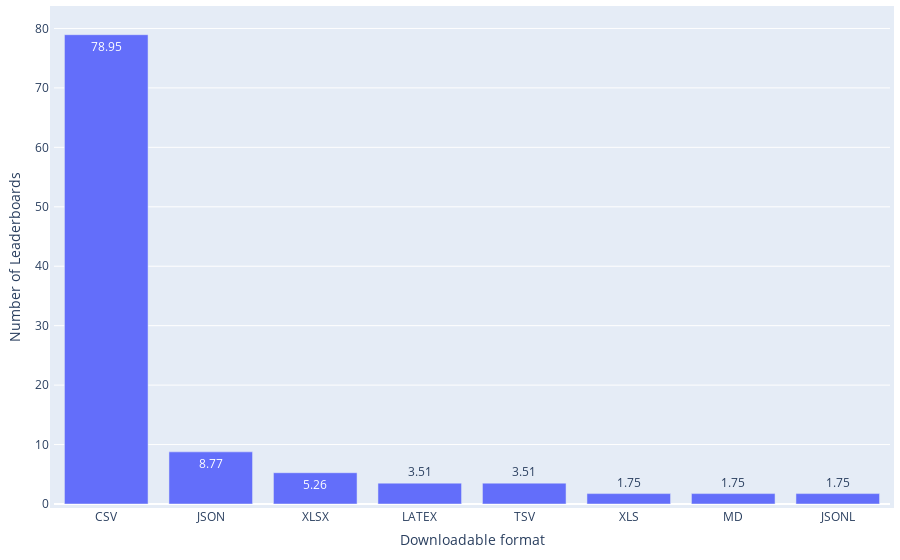

Source (notebook cell):
### Code cell
df = pd.read_csv(path_meta / 'leaderboard_processed.csv')
df['Downloadable format'] = df['Downloadable format'].apply(ast.literal_eval)
print(f"{round(len(df[df['Downloadable format'].map(len) > 0])/len(df)*100,2)}% ({len(df[df['Downloadable format'].map(len) > 0])} out of {len(df)}) leaderboard systems provide downloadable format of the leaderboards.")

df = df[df['Downloadable format'].map(len) > 0]
df_split = df.explode('Downloadable format')['Downloadable format'].value_counts().reset_index(name='Frequency')
print(f"{df_split['Downloadable format'].iloc[0]} is the most popular storage format of leaderboards, accounting for {round(df_split['Frequency'].iloc[0]/len(df)*100,2)}% ({df_split['Frequency'].iloc[0]} out of {len(df)}) downloadable leaderboard systems.")
df_split['Weight'] = 1

statistics = {
    'Distribution': 'Leaderboard Systems across Downloadable Formats',
    'Mean': np.mean(df_split['Frequency']),
    'Median': np.median(df_split['Frequency']),
    'IQR': df_split['Frequency'].quantile(0.75) - df_split['Frequency'].quantile(0.25),
    'Gini Coefficient': ineqpy.inequality.gini(data=df_split, income='Frequency', weights='Weight'),
}
if os.path.exists(path_meta / 'leaderboard_statistics.csv'):
    df_statistics = pd.read_csv(path_meta / 'leaderboard_statistics.csv')
else:
    df_statistics = pd.DataFrame()
df_statistics = pd.concat([df_statistics, pd.DataFrame([statistics])], ignore_index=True)
df_statistics.drop_duplicates(subset=['Distribution'], keep='last', inplace=True)
df_statistics.sort_values(by='Distribution', inplace=True)
df_statistics.to_csv(path_meta / 'leaderboard_statistics.csv', index=False)

df_split['Ratio'] = round(df_split['Frequency'] / len(df) * 100, 2)

fig = px.bar(
    x=df_split['Downloadable format'],
    y=df_split['Ratio'],
    text_auto=True,
    labels={'x': 'Downloadable format', 'y': 'Number of Leaderboards'},
)
# Update the layout for a tighter look
fig.update_layout(
    autosize=True,
    margin=dict(
        l=10,  # Left margin
        r=10,  # Right margin
        b=10,  # Bottom margin
        t=10,  # Top margin
        pad=4  # Padding between the plot and the margin
    )
)
fig.show()

### Figure 1 — Plotly figure (JSON) as saved in the notebook; plotly's stock layout.template omitted (floating-point values rounded to 4 significant figures)
{"data": [{"alignmentgroup": "True", "hovertemplate": "Downloadable format=%{x}<br>Number of Leaderboards=%{y}<extra></extra>", "legendgroup": "", "marker": {"color": "#636efa", "pattern": {"shape": ""}}, "name": "", "offsetgroup": "", "orientation": "v", "showlegend": false, "textposition": "auto", "texttemplate": "%{y}", "type": "bar", "x": ["CSV", "JSON", "XLSX", "LATEX", "TSV", "XLS", "MD", "JSONL"], "xaxis": "x", "y": [78.95, 8.77, 5.26, 3.51, 3.51, 1.75, 1.75, 1.75], "yaxis": "y"}], "layout": {"autosize": true, "barmode": "relative", "legend": {"tracegroupgap": 0}, "margin": {"b": 10, "l": 10, "pad": 4, "r": 10, "t": 10}, "xaxis": {"anchor": "y", "domain": [0, 1], "title": {"text": "Downloadable format"}}, "yaxis": {"anchor": "x", "domain": [0, 1], "title": {"text": "Number of Leaderboards"}}}}
